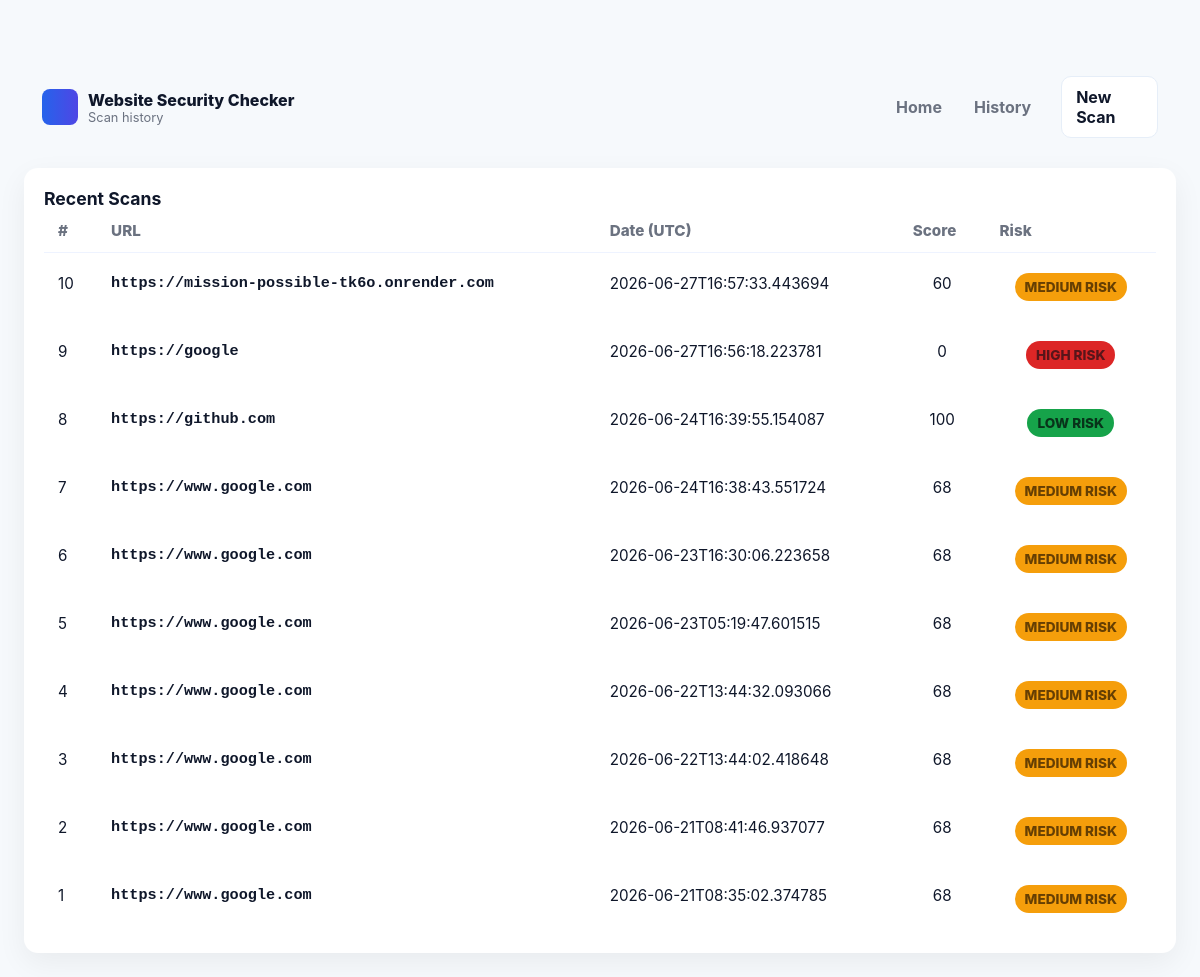
The app's page /history with its own data.
### tables this page shows
CREATE TABLE scans (
            id INTEGER PRIMARY KEY AUTOINCREMENT,
            url TEXT NOT NULL,
            scanned_at TEXT NOT NULL,
            score INTEGER NOT NULL,
            risk TEXT NOT NULL
        );

### checker.py (the view)
@app.route('/history')
def history():
    scans = []
    try:
        scans = db.fetch_scans(500)
    except Exception:
        scans = []
    return render_template('history.html', scans=scans)

### db.py (called while the page is built)
def fetch_scans(limit: int = 200) -> List[Dict]:
    conn = sqlite3.connect(DB_PATH)
    cur = conn.cursor()
    cur.execute('SELECT id, url, scanned_at, score, risk FROM scans ORDER BY scanned_at DESC LIMIT ?', (limit,))
    rows = cur.fetchall()
    conn.close()
    return [
        {'id': r[0], 'url': r[1], 'scanned_at': r[2], 'score': r[3], 'risk': r[4]}
        for r in rows
    ]

### templates/history.html (shortened to what this page needs)
<!doctype html>
<html lang="en">
  <head>
    <link rel="stylesheet" href="/static/style.css">
  </head>
  <body>
    <main class="container">
      <header class="page-header">
        <nav class="navbar">
          <div class="logo">
            <span class="mark" aria-hidden="true"></span>
            <div>
              <div class="brand">Website Security Checker</div>
              <div class="muted" style="font-size:.8rem">Scan history</div>
            </div>
          </div>
          <div class="nav-links">
            <a href="/">Home</a>
            <a href="/history">History</a>
          </div>
        </nav>
        <div style="margin-left:auto"><a class="secondary-button" href="/">New Scan</a></div>
      </header>
      <section class="card">
        <h2 style="margin-top:0">Recent Scans</h2>
        <table class="history-table">
          <thead>
            <tr>
              <th>#</th>
              <th>URL</th>
              <th>Date (UTC)</th>
              <th>Score</th>
              <th>Risk</th>
            </tr>
          </thead>
          <tbody>
            {% for s in scans %}
            <tr>
              <td>{{ s.id }}</td>
              <td class="mono">{{ s.url }}</td>
              <td>{{ s.scanned_at }}</td>
              <td>{{ s.score }}</td>
              <td><span class="risk-pill small {{ 'low' if s.risk == 'Low Risk' else 'medium' if s.risk == 'Medium Risk' else 'high' }}">{{ s.risk }}</span></td>
            </tr>
            {% else %}
            <tr>
              <td colspan="5">No scans recorded yet.</td>
            </tr>
            {% endfor %}
          </tbody>
        </table>
      </section>
    </main>
  </body>
</html>

### static/style.css (style rules this page uses)
:root { --bg:#f6f9fc; --card:#ffffff; --accent:#2563eb; --accent-2:#4f46e5; --muted:#6b7280; --success:#16a34a; --warning:#f59e0b; --danger:#dc2626; --soft:#f8fafc; --glass:rgba(255,255,255,0.6); }
* { box-sizing:border-box }
html,body { height:100% }
body { margin:0;background:var(--bg);color:#0f172a;font-family:Inter,ui-sans-serif,system-ui,-apple-system,'Segoe UI',Roboto,'Helvetica Neue',Arial }
.container { max-width:1200px;margin:40px auto;padding:24px }
.page-header { display:flex;align-items:center;justify-content:space-between;gap:20px;padding:12px 18px;background:transparent;border-radius:10px;margin-bottom:18px }
.navbar { display:flex;align-items:center;justify-content:space-between;width:100%;gap:12px }
.logo { display:flex;align-items:center;gap:10px }
.logo .mark { width:36px;height:36px;border-radius:8px;background:linear-gradient(90deg,var(--accent),var(--accent-2));display:inline-block }
.brand { font-weight:800;color:#0f172a }
.nav-links { display:flex;gap:12px;align-items:center }
.nav-links a { color:var(--muted);text-decoration:none;padding:8px 10px;border-radius:8px;font-weight:700 }
.secondary-button { display:inline-flex;align-items:center;justify-content:center;padding:10px 14px;border-radius:10px;border:1px solid #e6eef8;background:#fff;color:#0f172a;text-decoration:none;font-weight:700 }
.card { background:var(--card);padding:20px;border-radius:14px;box-shadow:0 10px 30px rgba(2,6,23,.06);transition:transform .15s ease,box-shadow .15s ease }
.risk-pill { display:inline-block;padding:8px 14px;border-radius:999px;font-weight:800;text-transform:uppercase }
.risk-pill.low { background:var(--success);color:#08331a }
.risk-pill.medium { background:var(--warning);color:#663f03 }
.risk-pill.high { background:var(--danger);color:#58151a }
.risk-pill.small { padding:6px 10px;font-size:.85rem }
.small { color:var(--muted);margin-top:8px }
.mono { font-family:ui-monospace,SFMono-Regular,Menlo,Monaco,Roboto Mono,monospace;font-weight:700 }
.muted { color:var(--muted) }
.history-table { width:100%;border-collapse:collapse;font-size:0.95rem }
.history-table thead th { background:transparent;text-align:left;padding:12px 14px;border-bottom:1px solid #eef3ff;color:var(--muted);font-weight:800 }
.history-table tbody tr { background:var(--card) }
.history-table td { padding:12px 14px;border-bottom:8px solid transparent }
.history-table .mono { font-weight:600 }
.history-table td:nth-child(4) { text-align:center }
.history-table td:nth-child(5) { text-align:center }
h1, h2, h3 { font-family:Inter,ui-sans-serif,system-ui,-apple-system,'Segoe UI',Roboto,'Helvetica Neue',Arial;margin:0 }
h2 { font-size:1.1rem }

### records on screen
scans: id "10", url "https://mission-possible-tk6o.onrender.com", scanned_at "2026-06-27T16:57:33.443694", score "60", risk "MEDIUM RISK"
scans: id "9", url "https://google", scanned_at "2026-06-27T16:56:18.223781", score "0", risk "HIGH RISK"
scans: id "8", url "https://github.com", scanned_at "2026-06-24T16:39:55.154087", score "100", risk "LOW RISK"
scans: id "7", url "https://www.google.com", scanned_at "2026-06-24T16:38:43.551724", score "68", risk "MEDIUM RISK"
scans: id "6", url "https://www.google.com", scanned_at "2026-06-23T16:30:06.223658", score "68", risk "MEDIUM RISK"
scans: id "5", url "https://www.google.com", scanned_at "2026-06-23T05:19:47.601515", score "68", risk "MEDIUM RISK"
scans: id "4", url "https://www.google.com", scanned_at "2026-06-22T13:44:32.093066", score "68", risk "MEDIUM RISK"
scans: id "3", url "https://www.google.com", scanned_at "2026-06-22T13:44:02.418648", score "68", risk "MEDIUM RISK"
scans: id "2", url "https://www.google.com", scanned_at "2026-06-21T08:41:46.937077", score "68", risk "MEDIUM RISK"
scans: id "1", url "https://www.google.com", scanned_at "2026-06-21T08:35:02.374785", score "68", risk "MEDIUM RISK"
